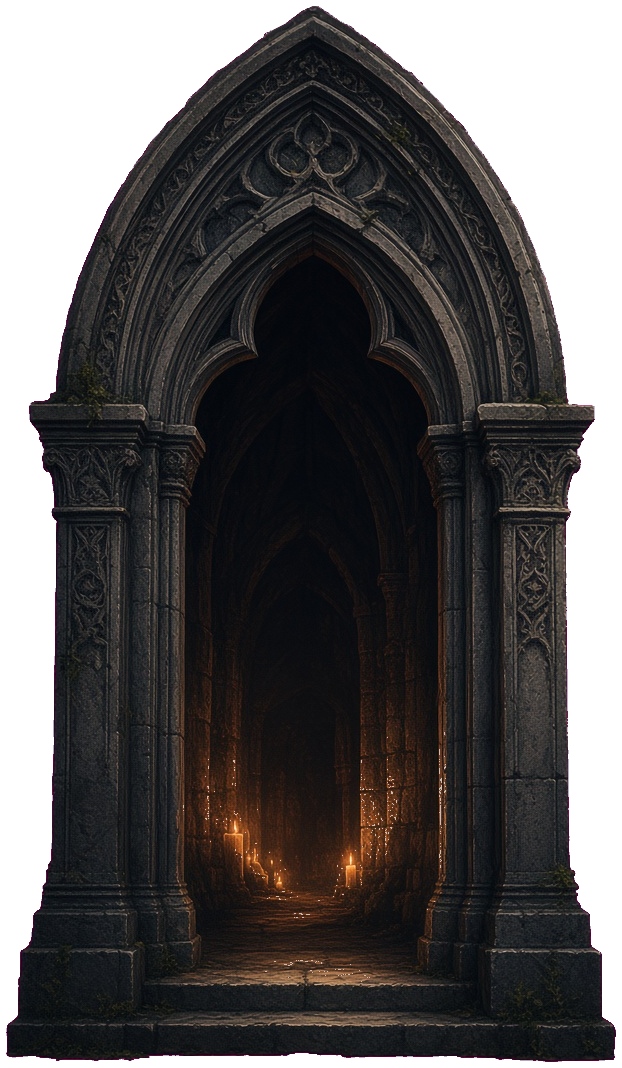
#> input picture assets/art/moonwatch/arch.png, 622 x 1068 px, given in place of moonwatch-menu-crest.png, which was not available
$ python key_menu_crest.py
#> lines starting #> are read from the running program, lines starting #| are printed output that depends on the picture; after the words box and inside, x2 and y2 are one past the last pixel; in counts of white or black regions, pixels touching at a corner belong together; pictures that were not available may be replaced by others from this repository, and a replacement may not be noted
"""Chroma-key the Moonwatch main-menu crest onto a transparent PNG."""
from pathlib import Path
import numpy as np
from PIL import Image

SRC = Path(r"C:\Users\ivan-\.cursor\projects\c-Users-ivan-my-app\assets\moonwatch-menu-crest.png")
DST = Path(r"C:\Users\ivan-\my-app\assets\art\moonwatch\menu-crest.png")


def main():
    arr = np.array(Image.open(SRC).convert("RGBA")).astype(np.int16)
    r, g, b = arr[:, :, 0], arr[:, :, 1], arr[:, :, 2]
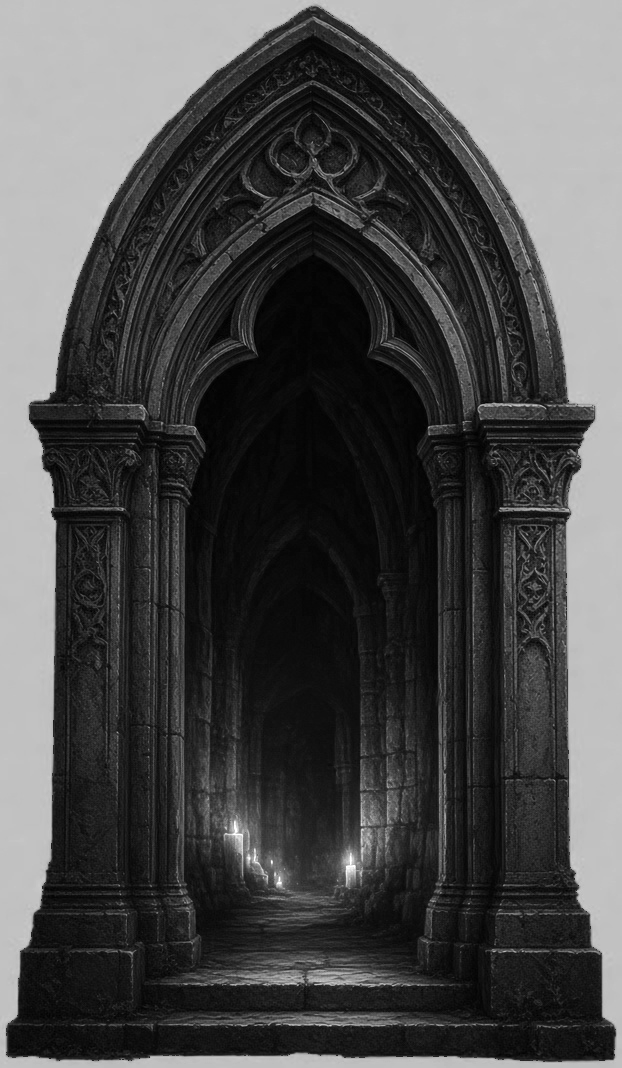
#> r: shape (1068, 622) int16; min 0, max 255, mean 75.6
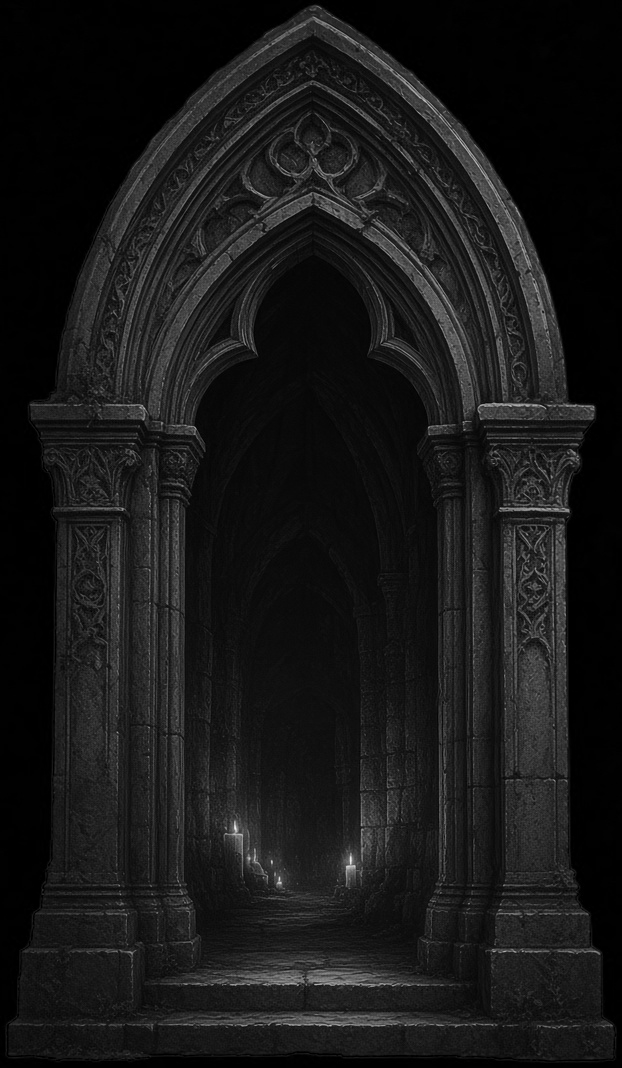
#> g: shape (1068, 622) int16; min 0, max 244, mean 23.7
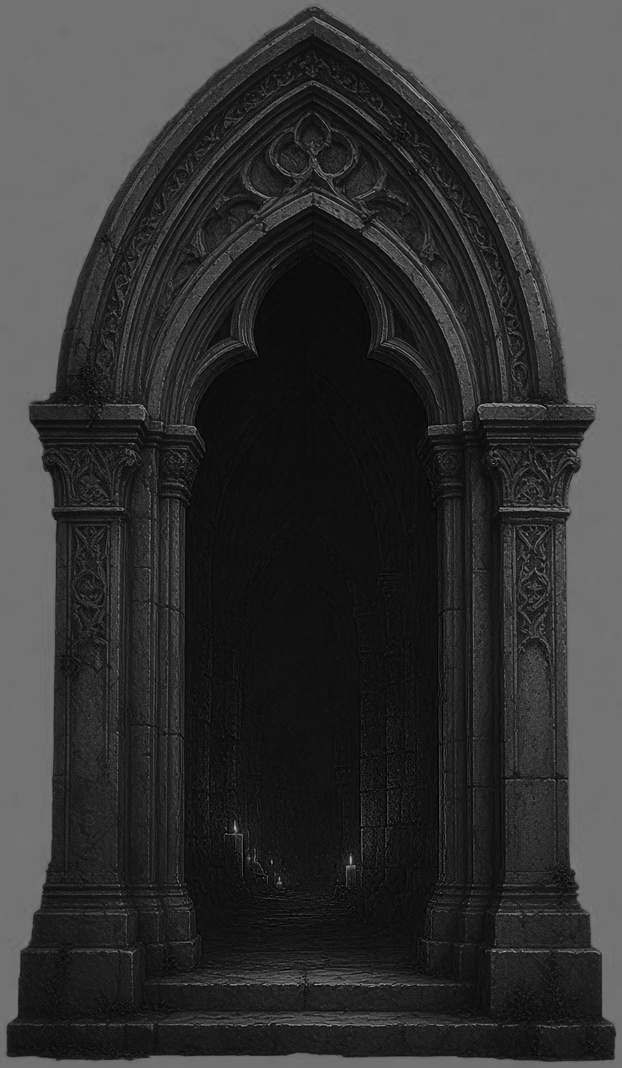
#> b: shape (1068, 622) int16; min 0, max 194, mean 52.8
    mag = (r > 130) & (g < 55) & (b > 55) & ((r - g) > 70)
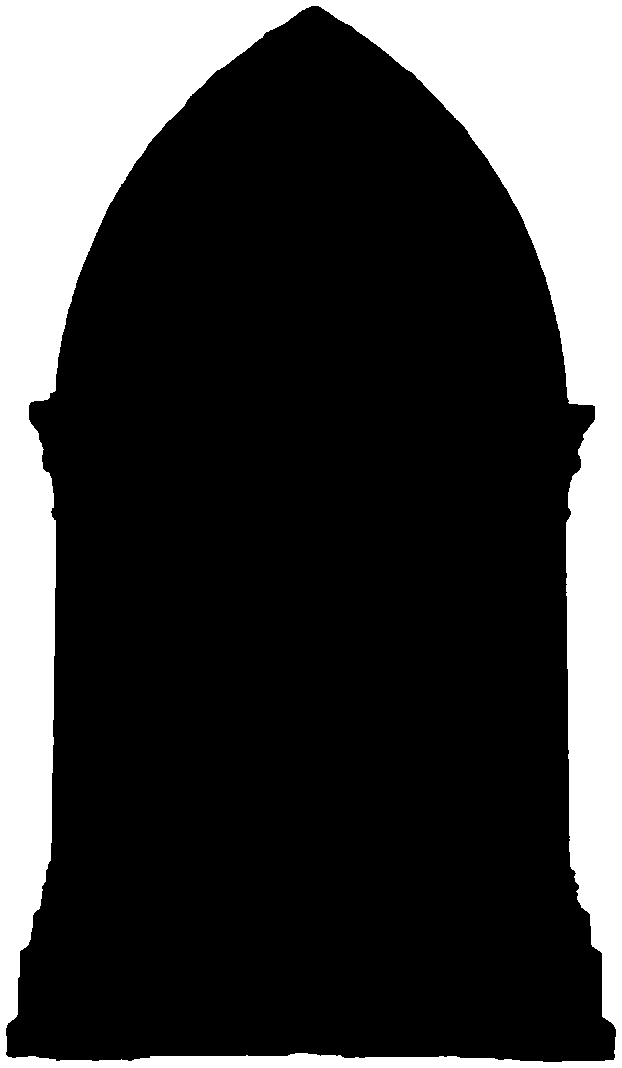
#> mag: shape (1068, 622) bool; 25.9% white; 1 white region, box (x1, y1, x2, y2) and area: (0, 0, 622, 1068) 171766
    near = (r > 110) & (g < 80) & (b > 40) & ((r - g) > 40) & ~mag
#> near: shape (1068, 622) bool; every value is 0
    alpha = np.where(mag, 0, np.where(near, 70, 255)).astype(np.uint8)
    out = arr.astype(np.uint8)
#> out is the input picture: shape (1068, 622, 4); mean R, G, B, A 75.6, 23.7, 52.8, 188.7
    out[:, :, 3] = alpha
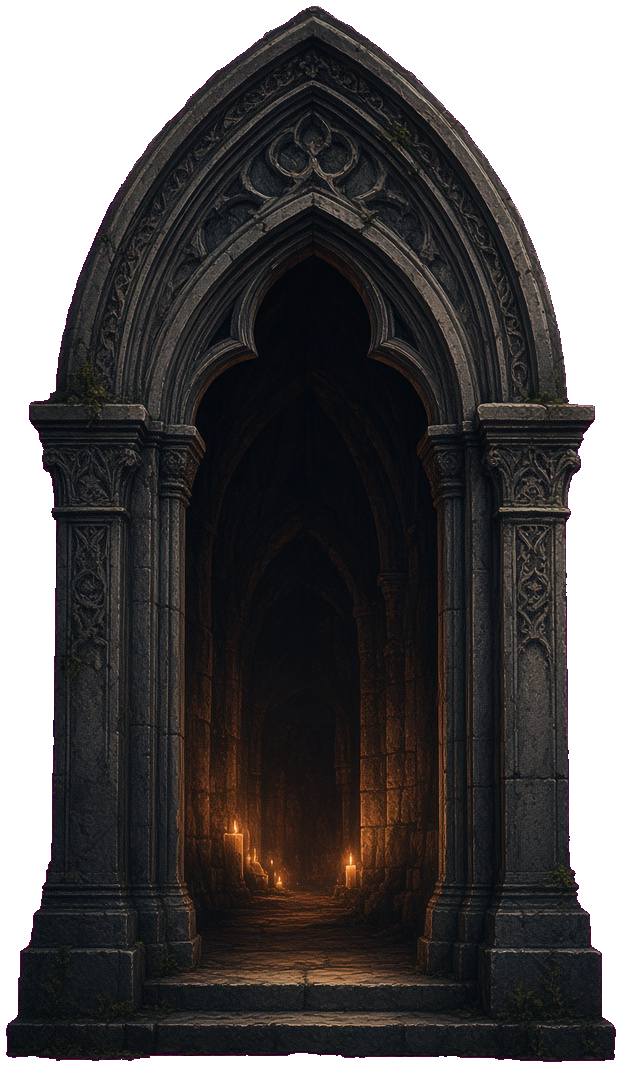
#> out: shape (1068, 622, 4); 0.19% of pixels changed, all inside (x1, y1, x2, y2) = (6, 6, 616, 1062); transparent parts drawn white
    fringe = (alpha > 0) & (alpha < 255)
    out[:, :, 0] = np.where(fringe, np.minimum(out[:, :, 0], out[:, :, 1] + 24), out[:, :, 0])
    im = Image.fromarray(out)
    bbox = im.getbbox()
#> bbox = (6, 6, 616, 1062)
    if bbox:
        pad = 8
        l, t, rgt, btm = bbox
#> l = 6; t = 6; rgt = 616; btm = 1062
        im = im.crop((max(0, l - pad), max(0, t - pad), min(im.width, rgt + pad), min(im.height, btm + pad)))
    DST.parent.mkdir(parents=True, exist_ok=True)
    im.save(DST, "PNG")
    print(f"wrote {DST} {im.size} alpha={im.getchannel('A').getextrema()}")
#| wrote C:\Users\ivan-\my-app\assets\art\moonwatch\menu-crest.png (622, 1068) alpha=(0, 255)


if __name__ == "__main__":
    main()

$ run again, on assets/art/moonwatch/bush.png
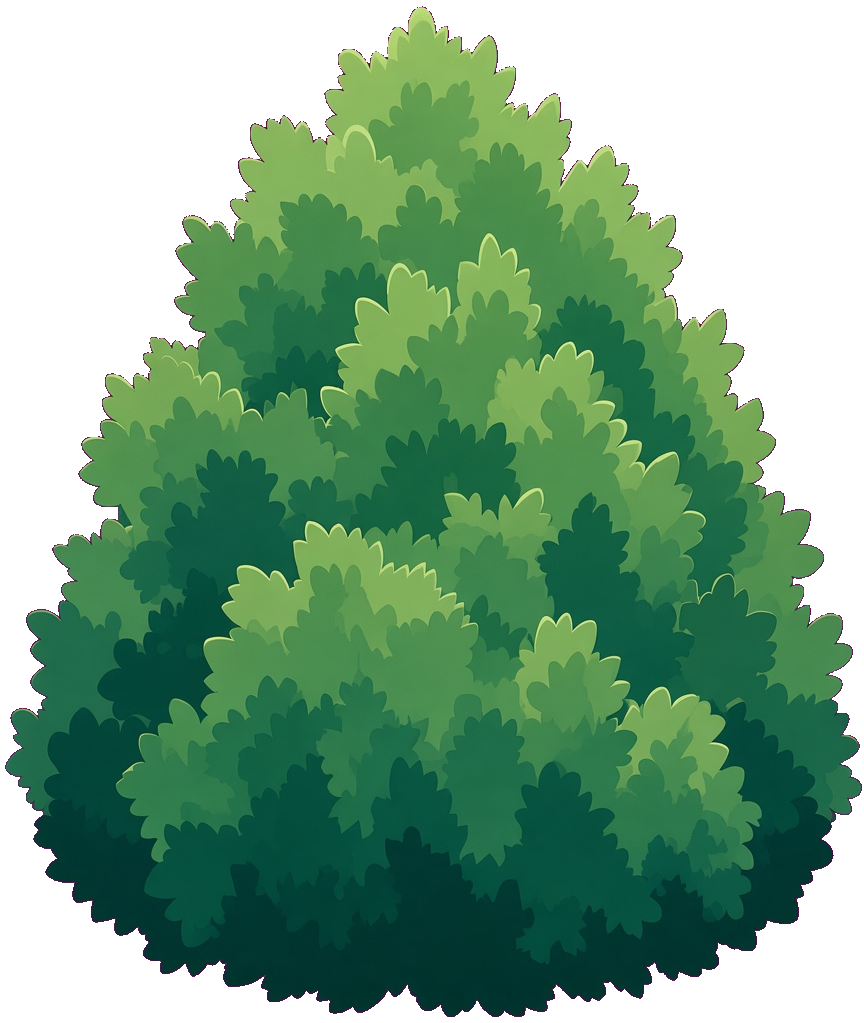
#> input picture assets/art/moonwatch/bush.png, 864 x 1023 px, given in place of moonwatch-menu-crest.png, which was not available
#> in main, `mag = (r > 130) & (g < 55) & (b > 55) & ((r - g) > 70)`:
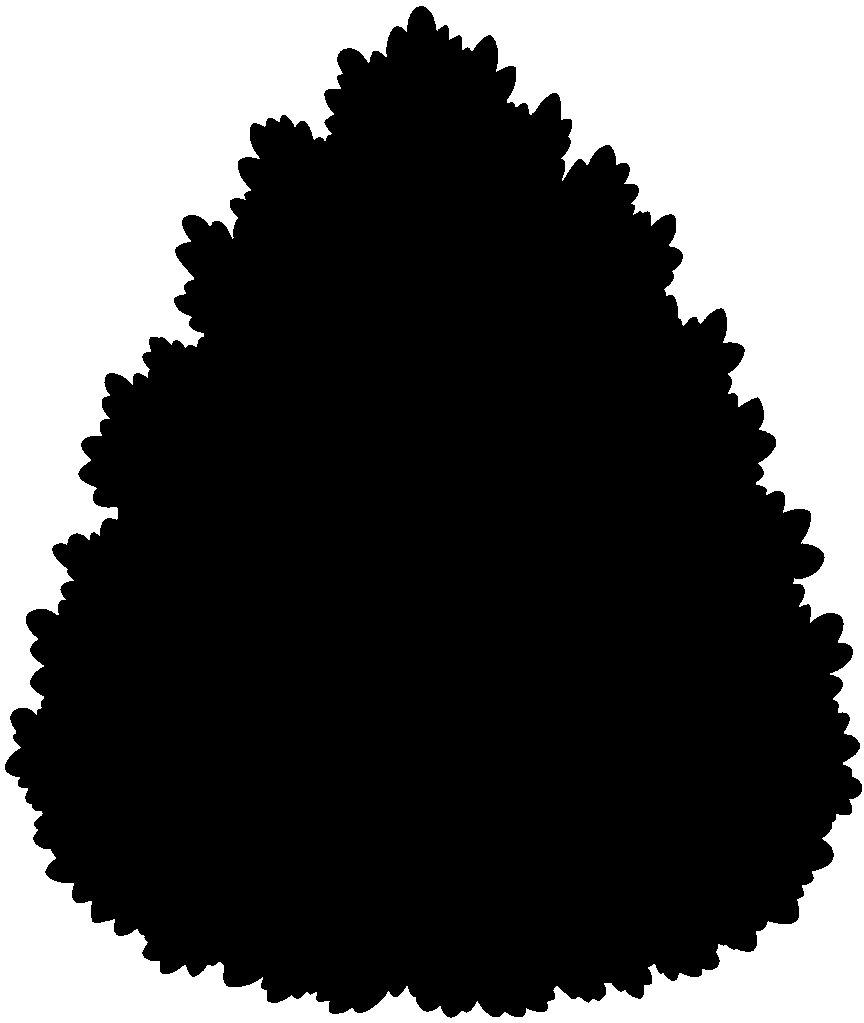
#> mag: shape (1023, 864) bool; 33.5% white; 1 white region, box (x1, y1, x2, y2) and area: (0, 0, 864, 1023) 296224
#> near: shape (1023, 864) bool; every value is 0
#> in main, out is the input picture: shape (1023, 864, 4); mean R, G, B, A 107.9, 80, 100.5, 169.2
#> in main, `out[:, :, 3] = alpha`:
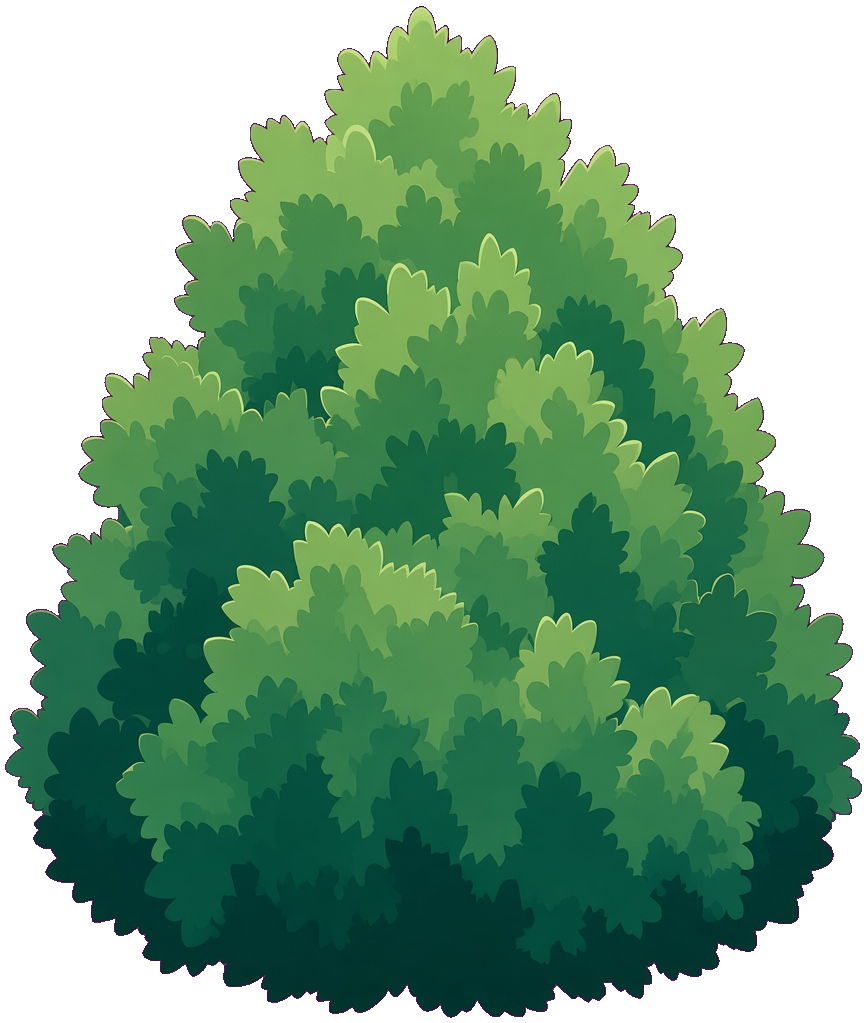
#> out: shape (1023, 864, 4); 0.13% of pixels changed, all inside (x1, y1, x2, y2) = (5, 6, 862, 1018); transparent parts drawn white
#> bbox = (5, 6, 862, 1018)
#> l = 5; t = 6; rgt = 862; btm = 1018
#| wrote C:\Users\ivan-\my-app\assets\art\moonwatch\menu-crest.png (864, 1023) alpha=(0, 255)
